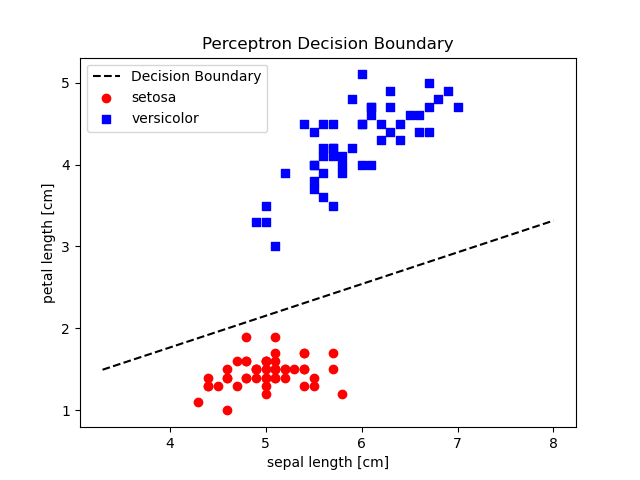

Write the Python code that produced this figure.
import matplotlib.pyplot as plt
import numpy as np
from training_data_prep import X, y
from train_perceptron import ppn

def plot_decision_regions(X, y, classifier):
        plt.scatter(X[:50, 0], X[:50, 1], color='red', marker='o', label='setosa')
        plt.scatter(X[50:100, 0], X[50:100, 1], color='blue', marker='s', label='versicolor')
        
        # Create smooth x-values for decision boundary
        x_min, x_max = X[:, 0].min() - 1, X[:, 0].max() + 1
        x_line = np.linspace(x_min, x_max, 100)
        # Decision boundary: w_[0]*x1 + w_[1]*x2 + b = 0, solve for x2
        y_line = -(classifier.w_[0] * x_line + classifier.b_) / classifier.w_[1]
        plt.plot(x_line, y_line, color='black', linestyle='--', label='Decision Boundary')
                
        plt.xlabel('sepal length [cm]')
        plt.ylabel('petal length [cm]')
        plt.legend(loc='upper left')
        plt.title('Perceptron Decision Boundary')
        plt.savefig('decision_boundary.png')
        plt.show()
if __name__ == '__main__':
    plot_decision_regions(X, y, classifier=ppn)